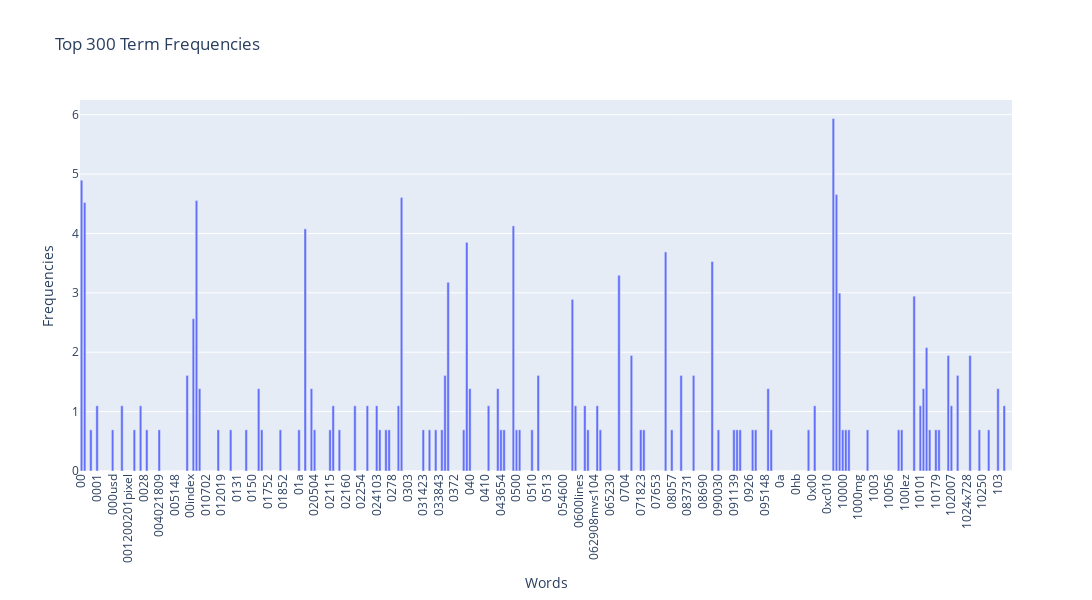

Notebook code cell kept with this figure:
### Markdown cell above
### >>> **Exercise 15 (take home):** 
You can copy the code from the previous exercise and change the 'term_frequencies' variable for the 'term_frequencies_log', comment about the differences that you observe and talk about other possible insights that we can get from a log distribution.

### Code cell
# Answer here

words = count_vect.get_feature_names_out()[:300]
freqs = term_frequencies_log[:300]

fig = px.bar(
    x=words,
    y=freqs,
    labels={'x': 'Words', 'y': 'Frequencies'},
    title="Top 300 Term Frequencies"
)

fig.update_layout(
    xaxis_tickangle=-90,
    width=3000,  
    height=600
)

fig.show()

### Figure 1 — Plotly figure (JSON) as saved in the notebook; plotly's stock layout.template omitted (floating-point values rounded to 4 significant figures; data arrays with more than 128 entries replaced by an {"elided": "..."} marker saying what was removed)
{"data": [{"hovertemplate": "Words=%{x}<br>Frequencies=%{y}<extra></extra>", "legendgroup": "", "marker": {"color": "#636efa", "pattern": {"shape": ""}}, "name": "", "orientation": "v", "showlegend": false, "textposition": "auto", "type": "bar", "x": {"elided": "300 str values"}, "xaxis": "x", "y": {"elided": "300 float values"}, "yaxis": "y"}], "layout": {"barmode": "relative", "height": 600, "legend": {"tracegroupgap": 0}, "title": {"text": "Top 300 Term Frequencies"}, "width": 3000, "xaxis": {"anchor": "y", "domain": [0, 1], "tickangle": -90, "title": {"text": "Words"}}, "yaxis": {"anchor": "x", "domain": [0, 1], "title": {"text": "Frequencies"}}}}
